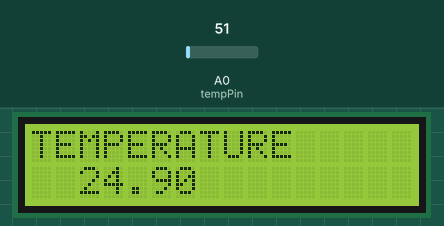
This sketch was run on a simulated Arduino Uno, built with avr-gcc and run on an emulated ATmega328P. Parts: 16×2 character LCD. The inputs (shaded band) are chosen by the test bench; at power-on: A0 (tempPin) = 51.

Above: at 1.2 s.
1.3 s: A0 (tempPin) set to 61
At 3.1 s:
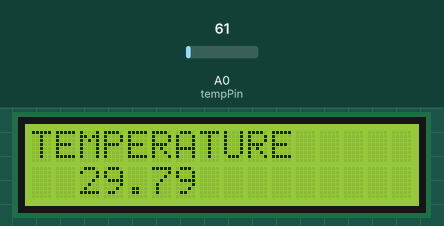
3.5 s: A0 (tempPin) set to 71
At 4.8 s:
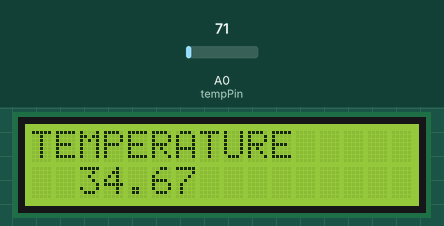
5.5 s: A0 (tempPin) set to 86
At 6.6 s:
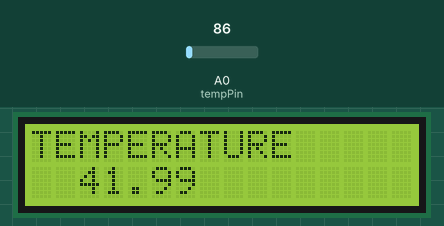
Timing chart, 0 to 8.5 s (numbered marks = the images above; inputs shaded):
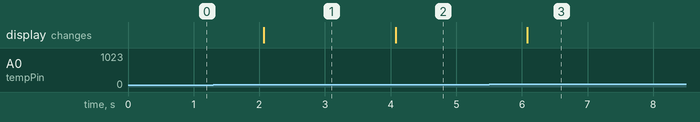

Measured:
- after the input at 1.3 s, the display: changes after 0.77 s (image 1)
- after the input at 3.5 s, the display: changes after 0.58 s (image 2)
- after the input at 5.5 s, the display: changes after 0.58 s (image 3)

The sketch:

LCD.ino
```cpp
#include <LiquidCrystal.h>
LiquidCrystal lcd(12,11,5,4,3,2); // Sets the interfacing pins
float temp;
int tempPin = 0;
void setup() {
  // put your setup code here, to run once:
  lcd.begin(16,2); // initializes the 16x2 LCD
}

void loop() {
  // put your main code here, to run repeatedly:
  temp = analogRead(tempPin);
  // read analog volt from sensor and save to variable temp
   temp = temp * 0.48828125;
   // convert the analog volt to its temperature equivalent
  lcd.setCursor(0,0); // Set cursor at row 0 column 0
  lcd.print("TEMPERATURE"); // prints 16x2 LCD MODULE
  lcd.setCursor(2,1); // Set cursor at row 1 column 2
  lcd.print(temp); // print HELLO WORLD
  delay(1000);
}
```
